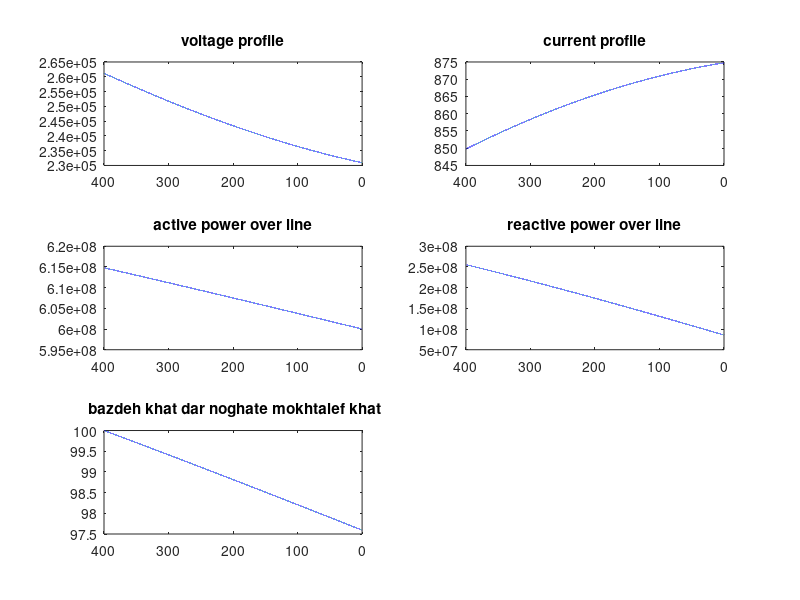

Recreate this plot in MATLAB.

%-------------------part E
%-------------------- ********compensation in series and parallel form

z=0.0165+0.3306*1i; %z in kilometer
y=(4.674*(10^-6))*1i; %y in kilometer
%----componsation procedure
y_prime=y*(1-0.8) ;%   80% compensated in parallel
Z_prime_iamg=imag(z)*(1-0.2) ;%   20% compensated in series
Z_prime_real=real(z) ;
Z_prime=Z_prime_real+Z_prime_iamg*1i;
Zc=sqrt(Z_prime/y_prime);%  in ohm
gama=sqrt(Z_prime*y_prime);% in  one over kilometer unit
%-------------------------
VLL_rated=400*10^3;
VLoad_ln=VLL_rated/sqrt(3); % load volatage in line to nutral
L=400;% inkilometer
PL=600*10^6;%active power
cosphi=0.99;
angle_of_cosphi=-acosd(cosphi); %power factor lag (determined in it's sign)
gamma_L=gama*L;% gamma & length production in pu
vr=VLoad_ln;% load voltage line to nutral
ir_mag=(PL/(abs(cosphi)*VLoad_ln*3));% load current
ir=(ir_mag * cos(angle_of_cosphi*(pi/180)) + ir_mag * sin(angle_of_cosphi*(pi/180))*1i); % load current in Cartesian



X=0:0.01:L;% variable lengh in the lenght is zero in vicinity of  the load
gama_X =gama*X;

%---------------------------- calculation of ABCD parameter

A=cosh(gama_X);
B=Zc*sinh(gama_X);
C=(1/Zc)*sinh(gama_X);
D=A;

%---------------------------- calculation of current and voltage over entire line
%Vs=voltage over entire line
%Is=current over entire line

vs=A*vr + B*ir;% sending line_to_nutral voltage at sending end
is=C*vr + D*ir;

vs_mag=abs(vs);
is_mag=abs(is);


is_angle=zeros(1,length(X));
vs_angle=zeros(1,length(X));
for i=1:length(X)          % assiging in the loop, for the sake of inner matrix dimensions must agree.
is_angle(i)=atand(imag(is(i))/real(is(i)));% construction of is angle matrix
vs_angle(i)=atand(imag(vs(i))/real(vs(i)));% construction of Vs angle matrix
end

%----------------------------- calculation of active and reactive power over the line

angle_VS_IS =vs_angle-is_angle;
cosine_Vs_Is_angle=cosd(angle_VS_IS);
sine_Vs_Is_angle=sind(angle_VS_IS);


P=zeros(1,length(X));% construction of P matrix
Q=zeros(1,length(X));% construction of Q matrix
for i=1:length(X)           % assiging in the loop, for the sake of inner matrix dimensions must agree.
P(i)=3*vs_mag(i)*is_mag(i)*cosine_Vs_Is_angle(i);
Q(i)=3*vs_mag(i)*is_mag(i)*sine_Vs_Is_angle(i);
end


%------------------ bazdeh khat
PS=P(length(X)); %sening end power
randeman=(P/PS)*100; % each power over power in teh seding end (it plased on lenghth(X) argument)

figure('Name','partE - computer assignment - componsated','NumberTitle','off')

subplot(3,2,1);plot(X,vs_mag);set(gca,'XDir','rev');% just reverse x axis in standard form    
title('voltage profile')

subplot(3,2,2);plot(X,is_mag);set(gca,'XDir','rev')% just reverse x axis in standard form 
title('current profile')

subplot(3,2,3);plot(X,P);set(gca,'XDir','rev');% just reverse x axis in standard form    
title('active power over line')

subplot(3,2,4);plot(X,Q);set(gca,'XDir','rev')% just reverse x axis in standard form 
title('reactive power over line')


subplot(3,2,5);plot(X,randeman);set(gca,'XDir','rev')% just reverse x axis in standard form 
title(' bazdeh khat dar noghate mokhtalef khat')

